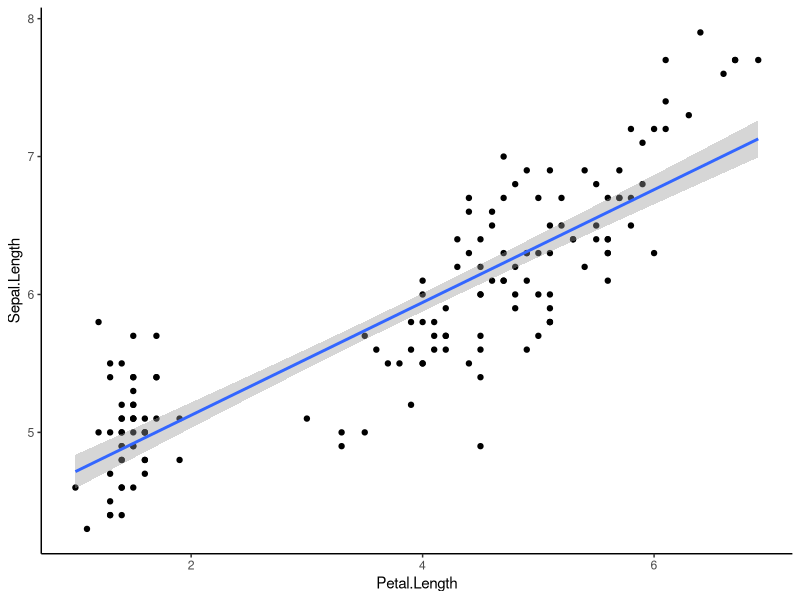
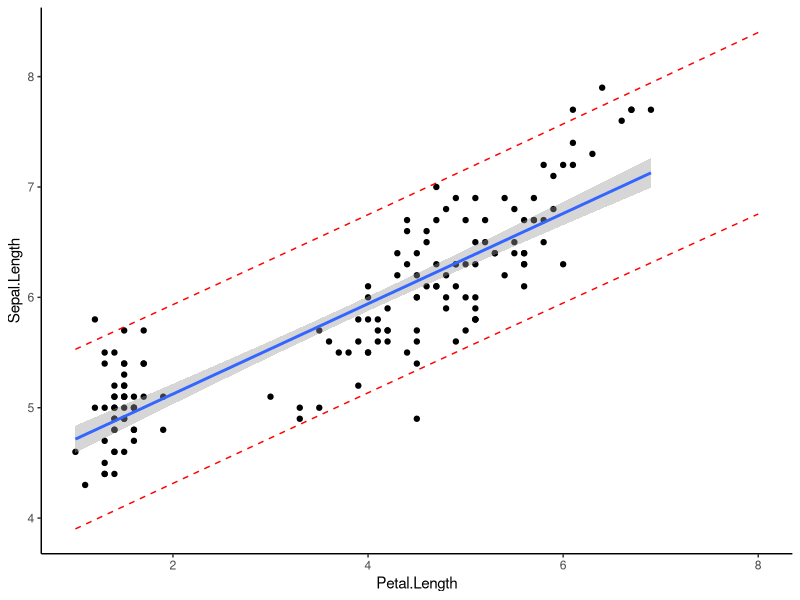
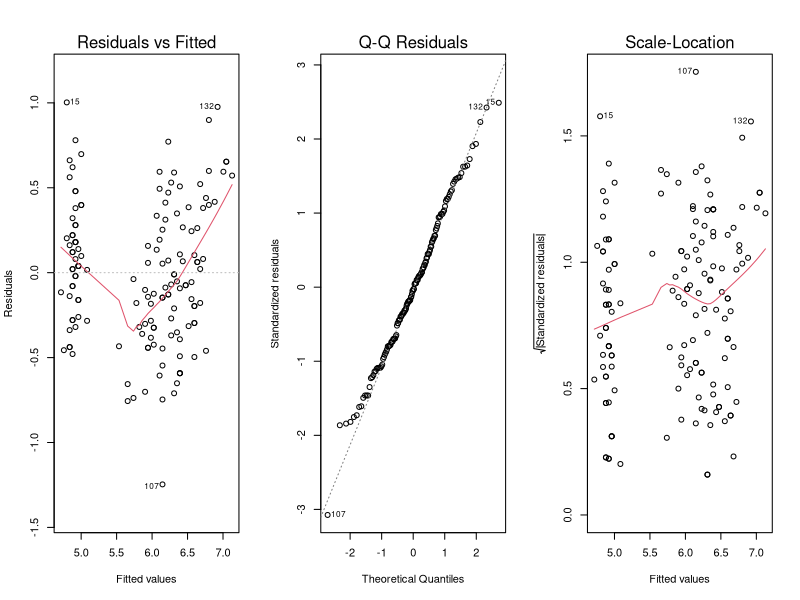
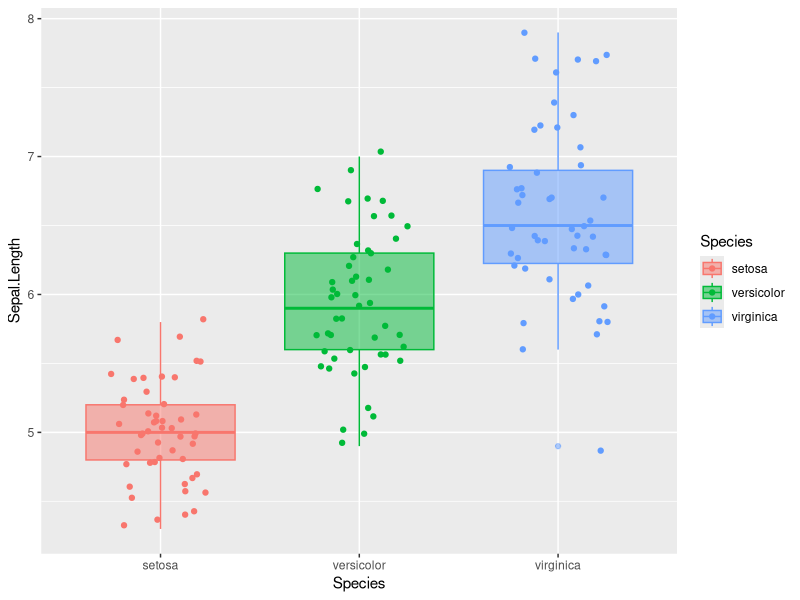

These charts were generated, in order, by the following R code:
## ---- chunk 1
library(ggplot2) # pour les graphiques
library(dplyr)
## ---- chunk 2
fit=lm(Sepal.Length~Petal.Length,data=iris)

confint(fit) #intervalles de confiance pour beta
## ---- chunk 3
#| echo: false
summary(fit)
## ---- chunk 4
#| echo: false
ggplot(iris, aes(y=Sepal.Length, x=Petal.Length))+
geom_point()+
geom_smooth(method = "lm")+
theme_classic()
## ---- chunk 5
newx=data.frame(Petal.Length=seq(1,8,by=.1))
#création d'un data.frame qui contient les nouvelles valeurs de la variable explicative
#il faut que le nom des variables coincide avec le nom du jeu de données d'origine
pred=predict(fit,newx,interval = "prediction") #prédiction
pred=as.data.frame(cbind(newx,pred)) #stockage dans un data.frame
ggplot(iris, aes(y=Sepal.Length, x=Petal.Length))+
geom_point()+
geom_smooth(method = "lm")+
geom_line(data=pred,aes(y=lwr, x=Petal.Length), color = "red", linetype = "dashed")+
geom_line(data=pred,aes(y=upr, x=Petal.Length), color = "red", linetype = "dashed")+
theme_classic()

## ---- chunk 6
par(mfrow=c(1,3))
plot(fit,which=1:3)
## ---- chunk 7
iris1 = iris %>% select(!(Species))
fit2=lm(Sepal.Length~.,data=iris1)
summary(fit2)
## ---- chunk 8
fit=lm(Sepal.Length~.,data=iris1) #ajustement modèle complet
fit0=lm(Sepal.Length~Petal.Length,data=iris1) #ajustement modèle réduit
anova(fit0,fit)
## ---- chunk 9
fit2=lm(Sepal.Length~1,data=iris1) #ajustement modèle avec seulement intercept
anova(fit2,fit) #on retrouve la même p-value que avec summary
## ---- chunk 10
library(ggplot2) #représentation graphique
p=ggplot(iris,aes(x=Species,y=Sepal.Length,colour=Species ,fill=Species))
p + geom_boxplot(alpha=.5)+geom_jitter(width=0.25)

## ---- chunk 11
mod1 = lm(Sepal.Length ~ Species, data = iris)
summary(mod1)
## ---- chunk 12
anova(lm(Sepal.Length ~ Species, data = iris))
## ---- chunk 13
mod = lm(Sepal.Length ~ ., data = iris)
summary(mod)
## ---- chunk 14
anova(mod)
